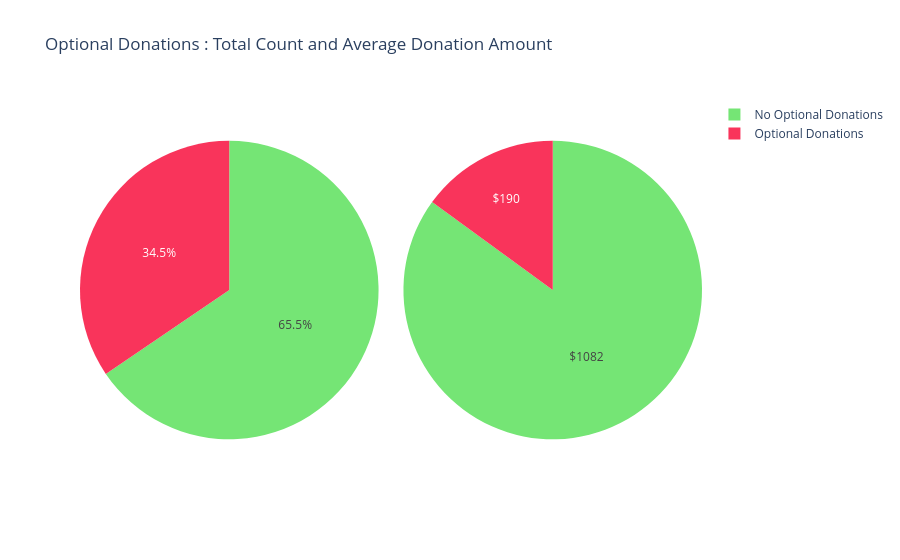

This figure's notebook cell:
### Markdown cell above
> - **Donadores más Generosos: **
> - Un donador (no profesor) de Manhattan Beach, California, ha donado más de 15,000 veces. Otro donador de Nueva York ha donado un monto masivo de 1.8 Millones de USD en aproximadamente 10,513 donaciones.
> - El pago único más alto de 60K para el proyecto "Learning to Play while Playing to Learn" fue realizado por un donador de Anahola, Hawái, quien ha hecho 223 donaciones hasta ahora.

<a id="3.4"></a>
### 3.4 Donaciones Opcionales y Donadores Profesores

### 3.4.1 Total de Donaciones Opcionales y Monto Promedio

### Code cell
tempdf = donations_df.groupby('Donation Included Optional Donation').agg({'Donation Included Optional Donation' : 'count', 'Donation Amount' : 'mean'})
values1 = list(tempdf['Donation Included Optional Donation']) 
values2 = list(tempdf['Donation Amount']) 
values2t = [str("$")+str(int(x)) for x in values2]
domain1 = {'x': [0.2, 0.50], 'y': [0.0, 0.33]}
domain2 = {'x': [0.8, 0.50], 'y': [0.0, 0.33]}

labels = list(tempdf.index)
mp={'Yes' : 'Optional Donations', 'No' : 'No Optional Donations'}
labels = [mp[x] for x in labels]
trace1 = go.Pie(labels=labels, values=values1, marker=dict(colors=[  '#75e575', '#ea7c96',]))
trace2 = go.Pie(labels=labels, values=values2, marker=dict(colors=['#75e575', '#ea7c96',]), textinfo = "text", text=values2t)

layout = go.Layout(title='Number of Donations with Optional Donations', width=800, height=400)
# fig = go.Figure(data=[trace1], layout=layout)
# iplot(fig)

layout = go.Layout(title='Average Amount Donated in Optional Donations', width=800, height=400)
# fig = go.Figure(data=[trace2], layout=layout)
# iplot(fig)

fig = {
  "data": [
    {
      "values": values1,
      "labels": list(reversed(labels)),
      "domain": {"x": [0, .48]},
    "marker" : dict(colors=[  '#f9345b',  '#75e575']),
      "name": "No. of donations with Optional Donations",
#       "hoverinfo":"label+percent+name",
#       "hole": .4,
        
      "type": "pie"
    },
    {
      "values": values2,
      "labels": labels,
        "marker" : dict(colors=['75e575', '#f9345b']),
      "domain": {"x": [.52, 1]},
      "name": "Average Amount Donated in Optional Donations",
        "text" : values2t,
        "textinfo" : "text",
      "type": "pie"
    }],
  "layout": {
        "title":"Optional Donations : Total Count and Average Donation Amount",
    
    }
}
iplot(fig, filename='donut')

### Figure 1 — Plotly figure (JSON) as saved in the notebook; plotly's stock layout.template omitted (floating-point values rounded to 4 significant figures)
{"data": [{"domain": {"x": [0, 0.48]}, "labels": ["Optional Donations", "No Optional Donations"], "marker": {"colors": ["#f9345b", "#75e575"]}, "name": "No. of donations with Optional Donations", "type": "pie", "values": [69, 131]}, {"domain": {"x": [0.52, 1]}, "labels": ["No Optional Donations", "Optional Donations"], "marker": {"colors": ["75e575", "#f9345b"]}, "name": "Average Amount Donated in Optional Donations", "text": ["$1082", "$190"], "textinfo": "text", "type": "pie", "values": [1083.0, 190.6]}], "layout": {"title": {"text": "Optional Donations : Total Count and Average Donation Amount"}}}
